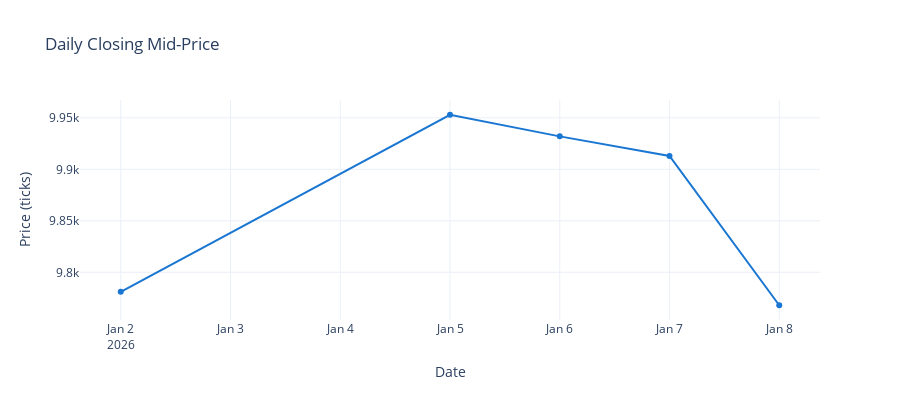

Notebook source saved alongside this figure:
### Markdown cell above
### Closing Price Across Days

### Code cell
closes = [float(r["Close"]) for r in rows]
dates = [r["Date"] for r in rows]

fig_close = go.Figure(
    data=go.Scatter(
        x=dates, y=closes,
        mode="lines+markers", name="Close price",
        line=dict(color="#1976D2", width=2),
        marker=dict(size=6),
    ),
    layout=go.Layout(
        title="Daily Closing Mid-Price",
        xaxis=dict(title="Date"),
        yaxis=dict(title="Price (ticks)"),
        height=400,
        template="plotly_white",
    ),
)
fig_close.show()

### Figure 1 — Plotly figure (JSON) as saved in the notebook; plotly's stock layout.template omitted (floating-point values rounded to 4 significant figures)
{"data": [{"line": {"color": "#1976D2", "width": 2}, "marker": {"size": 6}, "mode": "lines+markers", "name": "Close price", "type": "scatter", "x": ["2026-01-02", "2026-01-05", "2026-01-06", "2026-01-07", "2026-01-08"], "y": [9781, 9953, 9932, 9913, 9768]}], "layout": {"height": 400, "title": {"text": "Daily Closing Mid-Price"}, "xaxis": {"title": {"text": "Date"}}, "yaxis": {"title": {"text": "Price (ticks)"}}}}
